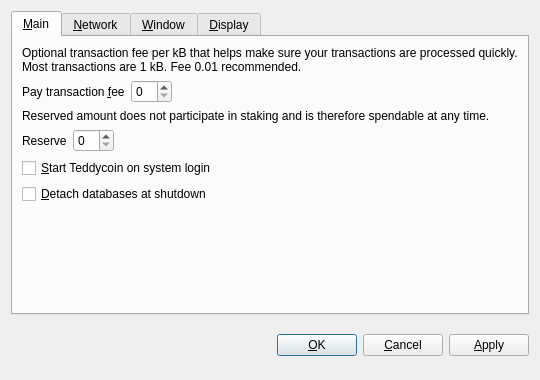
<?xml version="1.0" encoding="UTF-8"?>
<ui version="4.0">
 <class>OptionsDialog</class>
 <widget class="QDialog" name="OptionsDialog">
  <property name="geometry">
   <rect>
    <x>0</x>
    <y>0</y>
    <width>540</width>
    <height>380</height>
   </rect>
  </property>
  <property name="windowTitle">
   <string>Options</string>
  </property>
  <property name="modal">
   <bool>true</bool>
  </property>
  <layout class="QVBoxLayout" name="verticalLayout">
   <item>
    <widget class="QTabWidget" name="tabWidget">
     <property name="tabPosition">
      <enum>QTabWidget::North</enum>
     </property>
     <property name="currentIndex">
      <number>0</number>
     </property>
     <widget class="QWidget" name="tabMain">
      <attribute name="title">
       <string>&amp;Main</string>
      </attribute>
      <layout class="QVBoxLayout" name="verticalLayout_Main">
       <item>
        <widget class="QLabel" name="transactionFeeInfoLabel">
         <property name="text">
          <string>Optional transaction fee per kB that helps make sure your transactions are processed quickly. Most transactions are 1 kB. Fee 0.01 recommended.</string>
         </property>
         <property name="textFormat">
          <enum>Qt::PlainText</enum>
         </property>
         <property name="wordWrap">
          <bool>true</bool>
         </property>
        </widget>
       </item>
       <item>
        <layout class="QHBoxLayout" name="horizontalLayoutFee">
         <item>
          <widget class="QLabel" name="transactionFeeLabel">
           <property name="text">
            <string>Pay transaction &amp;fee</string>
           </property>
           <property name="textFormat">
            <enum>Qt::PlainText</enum>
           </property>
           <property name="buddy">
            <cstring>transactionFee</cstring>
           </property>
          </widget>
         </item>
         <item>
          <widget class="BitcoinAmountField" name="transactionFee"/>
         </item>
         <item>
          <spacer name="horizontalSpacerFee">
           <property name="orientation">
            <enum>Qt::Horizontal</enum>
           </property>
           <property name="sizeHint" stdset="0">
            <size>
             <width>40</width>
             <height>20</height>
            </size>
           </property>
          </spacer>
         </item>
        </layout>
       </item>
       <item>
        <widget class="QLabel" name="reserveBalanceInfoLabel">
         <property name="text">
          <string>Reserved amount does not participate in staking and is therefore spendable at any time.</string>
         </property>
         <property name="textFormat">
          <enum>Qt::PlainText</enum>
         </property>
         <property name="wordWrap">
          <bool>true</bool>
         </property>
        </widget>
       </item>
       <item>
        <layout class="QHBoxLayout" name="horizontalLayoutReserveBalance">
         <item>
          <widget class="QLabel" name="reserveBalanceLabel">
           <property name="text">
            <string>Reserve</string>
           </property>
           <property name="textFormat">
            <enum>Qt::PlainText</enum>
           </property>
           <property name="buddy">
            <cstring>reserveBalance</cstring>
           </property>
          </widget>
         </item>
         <item>
          <widget class="BitcoinAmountField" name="reserveBalance"/>
         </item>
         <item>
          <spacer name="horizontalSpacerReserveBalance">
           <property name="orientation">
            <enum>Qt::Horizontal</enum>
           </property>
           <property name="sizeHint" stdset="0">
            <size>
             <width>40</width>
             <height>20</height>
            </size>
           </property>
          </spacer>
         </item>
        </layout>
       </item>
       <item>
        <widget class="QCheckBox" name="bitcoinAtStartup">
         <property name="toolTip">
          <string>Automatically start Teddycoin after logging in to the system.</string>
         </property>
         <property name="text">
          <string>&amp;Start Teddycoin on system login</string>
         </property>
        </widget>
       </item>
       <item>
        <widget class="QCheckBox" name="detachDatabases">
         <property name="toolTip">
          <string>Detach block and address databases at shutdown. This means they can be moved to another data directory, but it slows down shutdown. The wallet is always detached.</string>
         </property>
         <property name="text">
          <string>&amp;Detach databases at shutdown</string>
         </property>
        </widget>
       </item>
       <item>
        <spacer name="verticalSpacer_Main">
         <property name="orientation">
          <enum>Qt::Vertical</enum>
         </property>
         <property name="sizeHint" stdset="0">
          <size>
           <width>20</width>
           <height>40</height>
          </size>
         </property>
        </spacer>
       </item>
      </layout>
     </widget>
     <widget class="QWidget" name="tabNetwork">
      <attribute name="title">
       <string>&amp;Network</string>
      </attribute>
      <layout class="QVBoxLayout" name="verticalLayout_Network">
       <item>
        <widget class="QCheckBox" name="mapPortUpnp">
         <property name="toolTip">
          <string>Automatically open the Teddycoin client port on the router. This only works when your router supports UPnP and it is enabled.</string>
         </property>
         <property name="text">
          <string>Map port using &amp;UPnP</string>
         </property>
        </widget>
       </item>
       <item>
        <widget class="QCheckBox" name="connectSocks">
         <property name="toolTip">
          <string>Connect to the Teddycoin network through a SOCKS proxy (e.g. when connecting through Tor).</string>
         </property>
         <property name="text">
          <string>&amp;Connect through SOCKS proxy:</string>
         </property>
        </widget>
       </item>
       <item>
        <layout class="QHBoxLayout" name="horizontalLayout_Network">
         <item>
          <widget class="QLabel" name="proxyIpLabel">
           <property name="text">
            <string>Proxy &amp;IP:</string>
           </property>
           <property name="textFormat">
            <enum>Qt::PlainText</enum>
           </property>
           <property name="buddy">
            <cstring>proxyIp</cstring>
           </property>
          </widget>
         </item>
         <item>
          <widget class="QValidatedLineEdit" name="proxyIp">
           <property name="maximumSize">
            <size>
             <width>140</width>
             <height>16777215</height>
            </size>
           </property>
           <property name="toolTip">
            <string>IP address of the proxy (e.g. 127.0.0.1)</string>
           </property>
          </widget>
         </item>
         <item>
          <widget class="QLabel" name="proxyPortLabel">
           <property name="text">
            <string>&amp;Port:</string>
           </property>
           <property name="textFormat">
            <enum>Qt::PlainText</enum>
           </property>
           <property name="buddy">
            <cstring>proxyPort</cstring>
           </property>
          </widget>
         </item>
         <item>
          <widget class="QLineEdit" name="proxyPort">
           <property name="maximumSize">
            <size>
             <width>55</width>
             <height>16777215</height>
            </size>
           </property>
           <property name="toolTip">
            <string>Port of the proxy (e.g. 9050)</string>
           </property>
          </widget>
         </item>
         <item>
          <widget class="QLabel" name="socksVersionLabel">
           <property name="text">
            <string>SOCKS &amp;Version:</string>
           </property>
           <property name="textFormat">
            <enum>Qt::PlainText</enum>
           </property>
           <property name="buddy">
            <cstring>socksVersion</cstring>
           </property>
          </widget>
         </item>
         <item>
          <widget class="QValueComboBox" name="socksVersion">
           <property name="toolTip">
            <string>SOCKS version of the proxy (e.g. 5)</string>
           </property>
          </widget>
         </item>
         <item>
          <spacer name="horizontalSpacer_Network">
           <property name="orientation">
            <enum>Qt::Horizontal</enum>
           </property>
           <property name="sizeHint" stdset="0">
            <size>
             <width>40</width>
             <height>20</height>
            </size>
           </property>
          </spacer>
         </item>
        </layout>
       </item>
       <item>
        <spacer name="verticalSpacer_Network">
         <property name="orientation">
          <enum>Qt::Vertical</enum>
         </property>
         <property name="sizeHint" stdset="0">
          <size>
           <width>20</width>
           <height>40</height>
          </size>
         </property>
        </spacer>
       </item>
      </layout>
     </widget>
     <widget class="QWidget" name="tabWindow">
      <attribute name="title">
       <string>&amp;Window</string>
      </attribute>
      <layout class="QVBoxLayout" name="verticalLayout_Window">
       <item>
        <widget class="QCheckBox" name="minimizeToTray">
         <property name="toolTip">
          <string>Show only a tray icon after minimizing the window.</string>
         </property>
         <property name="text">
          <string>&amp;Minimize to the tray instead of the taskbar</string>
         </property>
        </widget>
       </item>
       <item>
        <widget class="QCheckBox" name="minimizeOnClose">
         <property name="toolTip">
          <string>Minimize instead of exit the application when the window is closed. When this option is enabled, the application will be closed only after selecting Quit in the menu.</string>
         </property>
         <property name="text">
          <string>M&amp;inimize on close</string>
         </property>
        </widget>
       </item>
       <item>
        <spacer name="verticalSpacer_Window">
         <property name="orientation">
          <enum>Qt::Vertical</enum>
         </property>
         <property name="sizeHint" stdset="0">
          <size>
           <width>20</width>
           <height>40</height>
          </size>
         </property>
        </spacer>
       </item>
      </layout>
     </widget>
     <widget class="QWidget" name="tabDisplay">
      <attribute name="title">
       <string>&amp;Display</string>
      </attribute>
      <layout class="QVBoxLayout" name="verticalLayout_Display">
       <item>
        <layout class="QHBoxLayout" name="horizontalLayout_1_Display">
         <item>
          <widget class="QLabel" name="langLabel">
           <property name="text">
            <string>User Interface &amp;language:</string>
           </property>
           <property name="textFormat">
            <enum>Qt::PlainText</enum>
           </property>
           <property name="buddy">
            <cstring>lang</cstring>
           </property>
          </widget>
         </item>
         <item>
          <widget class="QValueComboBox" name="lang">
           <property name="toolTip">
            <string>The user interface language can be set here. This setting will take effect after restarting Teddycoin.</string>
           </property>
          </widget>
         </item>
        </layout>
       </item>
       <item>
        <layout class="QHBoxLayout" name="horizontalLayout_2_Display">
         <item>
          <widget class="QLabel" name="unitLabel">
           <property name="text">
            <string>&amp;Unit to show amounts in:</string>
           </property>
           <property name="textFormat">
            <enum>Qt::PlainText</enum>
           </property>
           <property name="buddy">
            <cstring>unit</cstring>
           </property>
          </widget>
         </item>
         <item>
          <widget class="QValueComboBox" name="unit">
           <property name="toolTip">
            <string>Choose the default subdivision unit to show in the interface and when sending coins.</string>
           </property>
          </widget>
         </item>
        </layout>
       </item>
       <item>
        <widget class="QCheckBox" name="displayAddresses">
         <property name="toolTip">
          <string>Whether to show Teddycoin addresses in the transaction list or not.</string>
         </property>
         <property name="text">
          <string>&amp;Display addresses in transaction list</string>
         </property>
        </widget>
       </item>
       <item>
        <widget class="QCheckBox" name="coinControlFeatures">
         <property name="toolTip">
          <string>Whether to show coin control features or not.</string>
         </property>
         <property name="text">
          <string>Display coin &amp;control features (experts only!)</string>
         </property>
        </widget>
       </item>
       <item>
        <spacer name="verticalSpacer_Display">
         <property name="orientation">
          <enum>Qt::Vertical</enum>
         </property>
         <property name="sizeHint" stdset="0">
          <size>
           <width>20</width>
           <height>40</height>
          </size>
         </property>
        </spacer>
       </item>
      </layout>
     </widget>
    </widget>
   </item>
   <item>
    <layout class="QHBoxLayout" name="horizontalLayout_Buttons">
     <item>
      <spacer name="horizontalSpacer_1">
       <property name="orientation">
        <enum>Qt::Horizontal</enum>
       </property>
       <property name="sizeHint" stdset="0">
        <size>
         <width>40</width>
         <height>48</height>
        </size>
       </property>
      </spacer>
     </item>
     <item>
      <widget class="QLabel" name="statusLabel">
       <property name="font">
        <font>
         <weight>75</weight>
         <bold>true</bold>
        </font>
       </property>
       <property name="text">
        <string/>
       </property>
       <property name="textFormat">
        <enum>Qt::PlainText</enum>
       </property>
       <property name="wordWrap">
        <bool>true</bool>
       </property>
      </widget>
     </item>
     <item>
      <spacer name="horizontalSpacer_2">
       <property name="orientation">
        <enum>Qt::Horizontal</enum>
       </property>
       <property name="sizeHint" stdset="0">
        <size>
         <width>40</width>
         <height>48</height>
        </size>
       </property>
      </spacer>
     </item>
     <item>
      <widget class="QPushButton" name="okButton">
       <property name="text">
        <string>&amp;OK</string>
       </property>
      </widget>
     </item>
     <item>
      <widget class="QPushButton" name="cancelButton">
       <property name="text">
        <string>&amp;Cancel</string>
       </property>
       <property name="autoDefault">
        <bool>false</bool>
       </property>
      </widget>
     </item>
     <item>
      <widget class="QPushButton" name="applyButton">
       <property name="text">
        <string>&amp;Apply</string>
       </property>
       <property name="autoDefault">
        <bool>false</bool>
       </property>
      </widget>
     </item>
    </layout>
   </item>
  </layout>
 </widget>
 <customwidgets>
  <customwidget>
   <class>BitcoinAmountField</class>
   <extends>QSpinBox</extends>
   <header>bitcoinamountfield.h</header>
  </customwidget>
  <customwidget>
   <class>QValueComboBox</class>
   <extends>QComboBox</extends>
   <header>qvaluecombobox.h</header>
  </customwidget>
  <customwidget>
   <class>QValidatedLineEdit</class>
   <extends>QLineEdit</extends>
   <header>qvalidatedlineedit.h</header>
  </customwidget>
 </customwidgets>
 <resources/>
 <connections/>
</ui>
